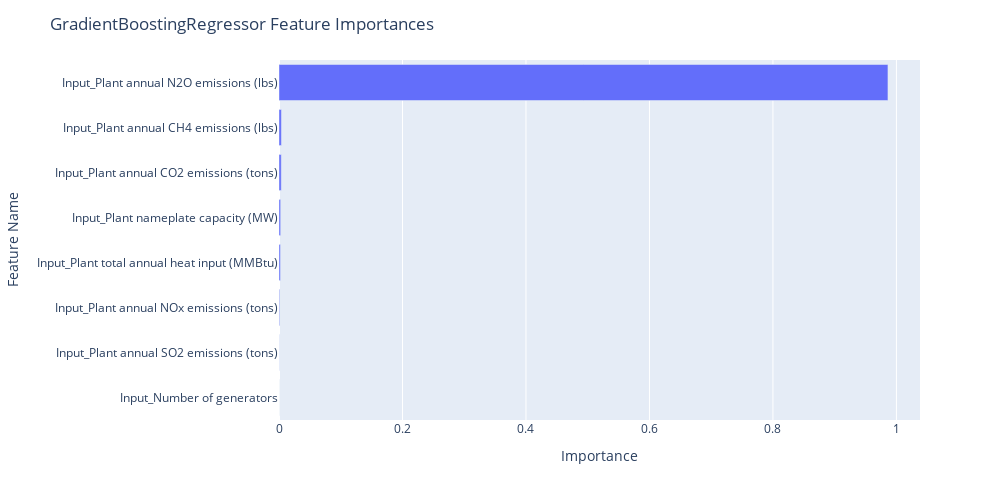

Here is the notebook cell this chart was saved with:
### Code cell
fig = px.bar(df_gb, x="Importance", y="Feature Name")

fig.update_layout(
    autosize=False,
    width=1000,
    height=500,
    title_text=f"GradientBoostingRegressor Feature Importances",
    yaxis={'categoryorder':'total ascending'}
)

fig.show()

### Figure 1 — Plotly figure (JSON) as saved in the notebook; plotly's stock layout.template omitted (floating-point values rounded to 4 significant figures)
{"data": [{"alignmentgroup": "True", "hovertemplate": "Importance=%{x}<br>Feature Name=%{y}<extra></extra>", "legendgroup": "", "marker": {"color": "#636efa", "pattern": {"shape": ""}}, "name": "", "offsetgroup": "", "orientation": "h", "showlegend": false, "textposition": "auto", "type": "bar", "x": [0.9863, 0.003871, 0.003642, 0.002633, 0.002322, 0.001023, 0.0002263, 1.826e-05], "xaxis": "x", "y": ["Input_Plant annual N2O emissions (lbs)", "Input_Plant annual CH4 emissions (lbs)", "Input_Plant annual CO2 emissions (tons)", "Input_Plant nameplate capacity (MW)", "Input_Plant total annual heat input (MMBtu)", "Input_Plant annual NOx emissions (tons)", "Input_Plant annual SO2 emissions (tons)", "Input_Number of generators"], "yaxis": "y"}], "layout": {"autosize": false, "barmode": "relative", "height": 500, "legend": {"tracegroupgap": 0}, "margin": {"t": 60}, "title": {"text": "GradientBoostingRegressor Feature Importances"}, "width": 1000, "xaxis": {"anchor": "y", "autorange": true, "domain": [0, 1], "range": [0, 1.038], "title": {"text": "Importance"}, "type": "linear"}, "yaxis": {"anchor": "x", "autorange": true, "categoryorder": "total ascending", "domain": [0, 1], "range": [-0.5, 7.5], "title": {"text": "Feature Name"}, "type": "category"}}}
